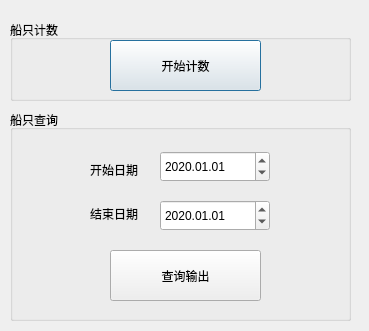
<?xml version="1.0" encoding="UTF-8"?>
<ui version="4.0">
 <class>Dialog</class>
 <widget class="QDialog" name="Dialog">
  <property name="geometry">
   <rect>
    <x>0</x>
    <y>0</y>
    <width>369</width>
    <height>331</height>
   </rect>
  </property>
  <property name="windowTitle">
   <string>屏幕船只计数插件</string>
  </property>
  <widget class="QGroupBox" name="groupBox">
   <property name="geometry">
    <rect>
     <x>10</x>
     <y>20</y>
     <width>341</width>
     <height>81</height>
    </rect>
   </property>
   <property name="title">
    <string>船只计数</string>
   </property>
   <widget class="QPushButton" name="pushButton">
    <property name="geometry">
     <rect>
      <x>100</x>
      <y>20</y>
      <width>151</width>
      <height>51</height>
     </rect>
    </property>
    <property name="text">
     <string>开始计数</string>
    </property>
   </widget>
  </widget>
  <widget class="QGroupBox" name="groupBox_2">
   <property name="geometry">
    <rect>
     <x>10</x>
     <y>110</y>
     <width>341</width>
     <height>211</height>
    </rect>
   </property>
   <property name="title">
    <string>船只查询</string>
   </property>
   <widget class="QPushButton" name="pushButton_2">
    <property name="geometry">
     <rect>
      <x>100</x>
      <y>140</y>
      <width>151</width>
      <height>51</height>
     </rect>
    </property>
    <property name="text">
     <string>查询输出</string>
    </property>
   </widget>
   <widget class="QDateEdit" name="dateEdit_5">
    <property name="geometry">
     <rect>
      <x>150</x>
      <y>41</y>
      <width>110</width>
      <height>31</height>
     </rect>
    </property>
    <property name="displayFormat">
     <string>yyyy.MM.dd</string>
    </property>
    <property name="date">
     <date>
      <year>2020</year>
      <month>1</month>
      <day>1</day>
     </date>
    </property>
   </widget>
   <widget class="QLabel" name="label_3">
    <property name="geometry">
     <rect>
      <x>80</x>
      <y>44</y>
      <width>72</width>
      <height>31</height>
     </rect>
    </property>
    <property name="text">
     <string>开始日期</string>
    </property>
   </widget>
   <widget class="QLabel" name="label_4">
    <property name="geometry">
     <rect>
      <x>80</x>
      <y>83</y>
      <width>72</width>
      <height>41</height>
     </rect>
    </property>
    <property name="text">
     <string>结束日期</string>
    </property>
   </widget>
   <widget class="QDateEdit" name="dateEdit_6">
    <property name="geometry">
     <rect>
      <x>150</x>
      <y>90</y>
      <width>110</width>
      <height>31</height>
     </rect>
    </property>
    <property name="displayFormat">
     <string>yyyy.MM.dd</string>
    </property>
    <property name="date">
     <date>
      <year>2020</year>
      <month>1</month>
      <day>1</day>
     </date>
    </property>
   </widget>
  </widget>
 </widget>
 <resources/>
 <connections/>
</ui>
